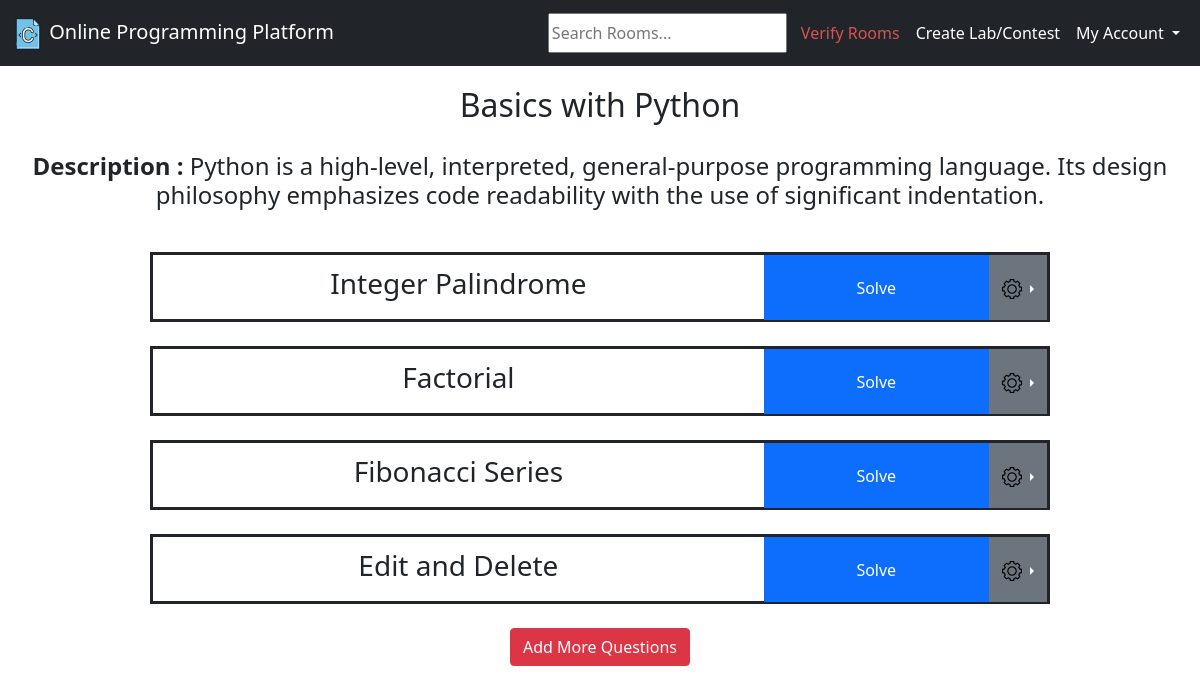
The page /room/4/ (signed in) on the database its author committed.
### base/models.py (models this page shows, shortened)
class Room(models.Model):
    host = models.ForeignKey(User, on_delete=models.SET_NULL, null=True)
    name = models.CharField(max_length=200)
    description = models.TextField(null=True, blank=True)
    verified = models.BooleanField(default=False)
    room_password = models.CharField(max_length=20, default="admin123")
    updated = models.DateTimeField(auto_now=True)
    created = models.DateTimeField(auto_now_add=True)
    class Meta:
        ordering = ['-updated', '-created']

class Question(models.Model):
    question_title = models.CharField(max_length=50)
    question_full = models.TextField()
    sample_test_case = models.TextField()
    updated = models.DateTimeField(auto_now=True)
    created = models.DateTimeField(auto_now_add=True)
    room = models.ForeignKey(Room, on_delete=models.CASCADE)

### base/views.py (the view)
# urls.py: path('room/<str:pk>/', views.room, name="room"),
@login_required(login_url='login')
def room(request, pk):
    room = Room.objects.get(id=pk)
    questions = Question.objects.filter(room=pk)
    context = {'room': room, 'questions': questions}
    return render(request, "room.html", context)

### templates/room.html (shortened to what this page needs)
{% extends 'main.html' %}
{% block style %}
    {% load static %}
    <link rel="stylesheet" href="{% static 'css/room_style.css' %}">
{% endblock %}
{% block content %}
<div class="room-container">
    <div>
        <h2 style="text-align:center;padding:10px;">{{room.name}}</h2>
    </div>
    <div>
        <h4 style="text-align:center;padding:10px;font-weight:normal"><strong>Description :</strong> {{room.description}}</h4>
        <br>
    </div>
    <div>
        <div>
            {% for question in questions %}
            <div class="question-tile">
                <div class="question-tile-name">
                    <h3>{{question.question_title}}</h3>
                </div>
                <div class="question-tile-button">
                    <a href="/room/{{room.id}}/{{question.id}}/" class="btn btn-primary rounded-0">Solve</a>
                </div>
                {% if request.user == room.host %}
                <div class="question-tile-settings">
                <div class="btn-group dropend">
                    <button type="button" class="btn btn-secondary dropdown-toggle rounded-0" data-bs-toggle="dropdown"
                            aria-expanded="false">
                        {% load static %}
                        <img src="{% static 'images/gear.png' %}" width="20px">
                    </button>
                </div>
                    </div>
                {%endif%}
            </div>
            <br>
            {% endfor %}
        </div>
        <div style="text-align:center">
            <a class="btn btn-danger" href="//{{request.get_host}}/create_question/{{room.id}}" role="button">Add More Questions</a>
        </div>
    </div>
</div>
{% endblock %}

### static/css/room_style.css (style rules this page uses)
.question-tile { margin: auto; height: 70px; width: 900px; border-style: solid; display: grid; grid-template-columns: 11fr 3fr 1fr; }
.question-tile-name { margin: auto; }
.question-tile-button { margin: auto; }
.question-tile-settings { margin: auto; }
.question-tile-button a { width: 225px; height: 65px; padding:20px; }
.question-tile-settings button { margin:auto; height: 65px; }

### templates/room.html (style rules this page uses)
.room-container { margin:10px; }

### rows shown on the page
Room: name "Basics with Python", description "Python is a high-level, interpreted, general-purpose programming language. Its design philosophy emphasizes code readability with the use of significant indentation."
Question: question_title "Integer Palindrome"
Question: question_title "Factorial"
Question: question_title "Fibonacci Series"
Question: question_title "Edit and Delete"
